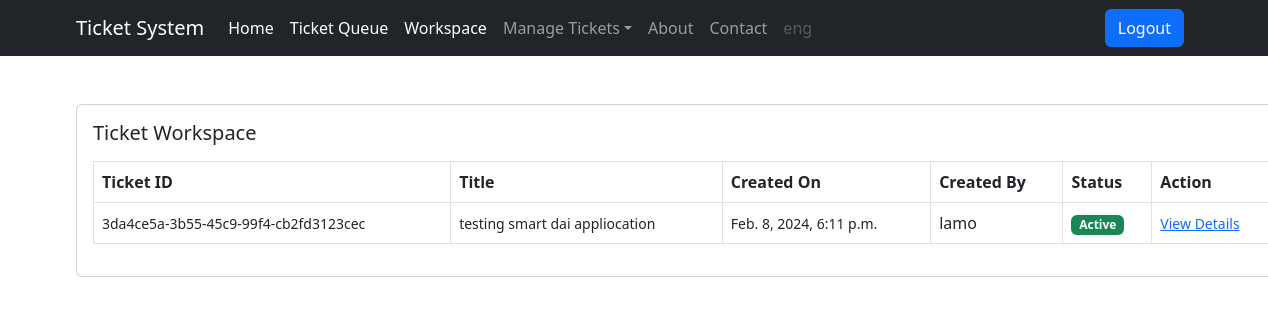
Page /ticket/workspace/ (signed in) on the committed database.
### users/models.py (models this page shows)
class User(AbstractUser):
    is_customer = models.BooleanField(default=False)
    is_engineer = models.BooleanField(default=False)
    def __str__(self):
        return self.username

### ticket/models.py (models this page shows, shortened)
class Ticket(models.Model):
    status_choices ={
        ('Active', 'Active'),
        ('Completed', 'Completed'),
        ('Pending', 'Pending')
    }
    ticket_number = models.UUIDField(default=uuid.uuid4)
    title = models.CharField(max_length = 100)
    description = models.TextField()
    created_by = models.ForeignKey(User, on_delete = models.CASCADE, related_name = 'created_by')
    date_created = models.DateTimeField(auto_now_add = True)
    assigned_to = models.ForeignKey(User,on_delete= models.DO_NOTHING, null=True, blank = True)
    is_resolved = models.BooleanField(default = False)
    accepted_date = models.DateTimeField(null = True, blank = True)
    closed_date = models.DateTimeField(null = True, blank = True)
    ticket_status = models.CharField(max_length=15, choices = status_choices)

### ticket/views.py (the view)
# urls.py: path('workspace/', views.workspace, name='workspace'),
@login_required
def workspace(request):
    tickets = Ticket.objects.filter(assigned_to= request.user, is_resolved = False)
    context = {'tickets':tickets}
    return  render(request,'ticket/workspace.html', context)

### templates/ticket/workspace.html
{% extends 'base.html' %}
{% block content %}
<div class="card mx-auto" style="width: 76rem;">
<div class="card-body">
    <h5 class="card-title mb-3">Ticket Workspace</h5>
    <table class="table table-bordered">
        <thead>
          <tr>
            <th scope="col">Ticket ID</th>
            <th scope="col">Title</th>
            <th scope="col">Created On</th>
            <th scope="col">Created By</th>
            <th scope="col">Status</th>
            <th scope="col">Action</th>
          </tr>
        </thead>
        <tbody>
            {% for ticket in tickets %}
            <tr>
                <td><small>{{ticket.ticket_number}}</small></td>
                <td><small>{{ticket.title}}</small></td>
                <td><small>{{ticket.date_created}}</small></td>
                <td>{{ticket.created_by}}</td>
                {% if ticket.ticket_status == 'Active' %}
                <td><span class="badge bg-success">Active</span></td>
                {% elif ticket.ticket_status == 'Pending' %}
                <td><span class="badge bg-warning">Pending</span></td>
                {% elif ticket.ticket_status == 'Completed' %}
                <td><span class="badge bg-danger">Completed</span></td>
                {% endif %}
                <td><small><a href="{% url 'ticket-details' ticket.pk %}">View Details</a></small></td>
          </tr>
          {% endfor %}
        </tbody>
      </table>
</div></div>
{% endblock content %}

### templates/base.html (shortened to what this page needs)
<!DOCTYPE html>
<html lang="en">
<head>
    <link href="https://cdn.jsdelivr.net/npm/bootstrap@5.3.0/dist/css/bootstrap.min.css" rel="stylesheet">
</head>
<body>
{% if request.user.is_customer %}
    <nav class="navbar navbar-expand-lg navbar-dark bg-dark fixed-top">
        <div class="container">
            <a class="navbar-brand" href="#">Ticket System</a>
            <button class="navbar-toggler" type="button" data-bs-toggle="collapse" data-bs-target="#navbarNav" aria-controls="navbarNav" aria-expanded="false" aria-label="Toggle navigation">
                <span class="navbar-toggler-icon"></span>
            </button>
            <div class="collapse navbar-collapse" id="navbarNav">
                <ul class="navbar-nav ml-auto">
                    <li class="nav-item ">
                        <a class="nav-link active" href="/">Home</a>
                    </li>\
                    <li class="nav-item ">
                        <a class="nav-link active" href="{% url 'create-ticket' %}">Create Ticket</a>
                    </li>
                    <li class="nav-item ">
                        <a class="nav-link active" href="{% url 'all-tickets' %}">View Tickets</a>
                    </li>
                    <li class="nav-item">
                        <a class="nav-link active" href="#">About</a>
                    </li>
                    <li class="nav-item">
                        <a class="nav-link active" href="#">Contact</a>
                    </li>
                    <li class="nav-item">
                        <a class="nav-link disabled" href="#" tabindex="-1" aria-disabled="true">{{request.user.username}}</a>
                    </li>
                </ul>
                <ul class="navbar-nav ms-auto">
                    <li class="nav-item">
                        <a class="btn btn-primary me-2" href="{% url 'logout' %}">Logout</a>
                        </li>
                        </ul>
            </div>
        </div>
    </nav>
    {% elif request.user.is_engineer %}
    <nav class="navbar navbar-expand-lg navbar-dark bg-dark fixed-top">
        <div class="container">
            <a class="navbar-brand" href="#">Ticket System</a>
            <div class="collapse navbar-collapse" id="navbarNav">
                <ul class="navbar-nav ml-auto">
                    <li class="nav-item active">
                        <a class="nav-link active" href="/">Home</a>
                    </li>
                    <li class="nav-item">
                        <a class="nav-link active" href="{% url 'ticket-queue' %}">Ticket Queue</a>
                    </li>
                    <li class="nav-item ">
                        <a class="nav-link active" href="{% url 'workspace' %}">Workspace</a>
                    </li>
                    <li class="nav-item dropdown">
                        <a class="nav-link dropdown-toggle" href="#" id="navbarDropdown" role="button"
                        data-bs-toggle="dropdown" aria-expanded="false"
                        >Manage Tickets</a>
                    </li>
                    <li class="nav-item">
                        <a class="nav-link" href="#">About</a>
                    </li>
                    <li class="nav-item">
                        <a class="nav-link" href="#">Contact</a>
                    </li>
                    <li class="nav-item">
                        <a class="nav-link disabled" href="#" tabindex="-1" aria-disabled="true">{{request.user.username}}</a>
                    </li>
                </ul>
                <ul class="navbar-nav ms-auto">
                    <li class="nav-item">
                        <a class="btn btn-primary me-2" href="{% url 'logout' %}">Logout</a>
                        </li>
                        </ul>
            </div>
        </div>
    </nav>
    {% endif %}
<div class="container mt-5">
    {% block content %}
    {% endblock content %}
</div>
</body>
</html>

### templates/base.html (style rules this page uses)
body { padding-top: 56px; }

### rows in the picture
User: user.username "eng"
Ticket: ticket_number "3da4ce5a-3b55-45c9-99f4-cb2fd3123cec", title "testing smart dai appliocation", date_created "Feb. 8, 2024, 6:11 p.m.", created_by "lamo", ticket_status "Active"
